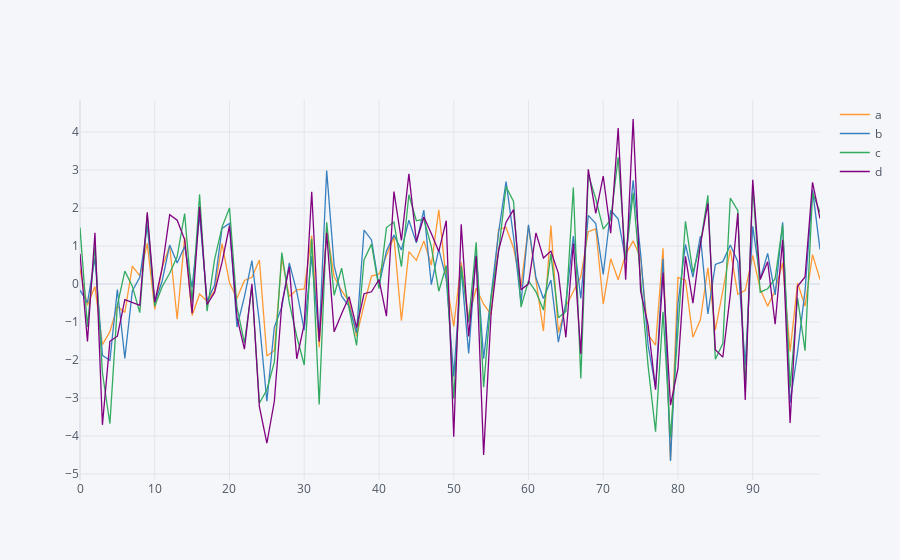

This figure's notebook cell:
### Code cell
configure_plotly_browser_state()
df.iplot(kind='area')
